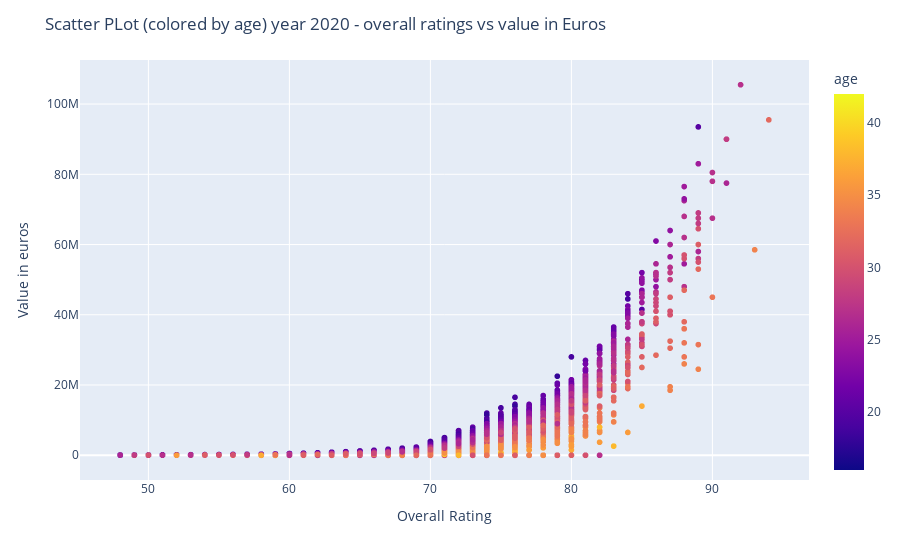

Notebook code cell kept with this figure:
### Markdown cell above
## Task 4:
## Exploratory Data Analysis

#### 1- Scatter Plot (colored by Age) year 2020 - Overall Rating vs Value in Euros

### Code cell
fig = px.scatter(df_20, x=df_20['overall'], y=df_20['value_eur'], color=df_20['age']
                 )


fig.update_layout(title='Scatter PLot (colored by age) year 2020 - overall ratings vs value in Euros',
                  xaxis_title = 'Overall Rating',
                  yaxis_title = 'Value in euros')
fig.show()

### Figure 1 — Plotly figure (JSON) as saved in the notebook; plotly's stock layout.template omitted (floating-point values rounded to 4 significant figures; data arrays with more than 128 entries replaced by an {"elided": "..."} marker saying what was removed)
{"data": [{"hovertemplate": "overall=%{x}<br>value_eur=%{y}<br>age=%{marker.color}<extra></extra>", "legendgroup": "", "marker": {"color": {"elided": "18278 int values"}, "coloraxis": "coloraxis", "symbol": "circle"}, "mode": "markers", "name": "", "showlegend": false, "type": "scattergl", "x": {"elided": "18278 int values"}, "xaxis": "x", "y": {"elided": "18278 int values"}, "yaxis": "y"}], "layout": {"autosize": true, "coloraxis": {"colorbar": {"title": {"text": "age"}}, "colorscale": [[0, "#0d0887"], [0.1111, "#46039f"], [0.2222, "#7201a8"], [0.3333, "#9c179e"], [0.4444, "#bd3786"], [0.5556, "#d8576b"], [0.6667, "#ed7953"], [0.7778, "#fb9f3a"], [0.8889, "#fdca26"], [1, "#f0f921"]]}, "legend": {"tracegroupgap": 0}, "margin": {"t": 60}, "title": {"text": "Scatter PLot (colored by age) year 2020 - overall ratings vs value in Euros"}, "xaxis": {"anchor": "y", "autorange": true, "domain": [0, 1], "range": [45.03, 96.97], "title": {"text": "Overall Rating"}, "type": "linear"}, "yaxis": {"anchor": "x", "autorange": true, "domain": [0, 1], "range": [-8169000.0, 113700000.0], "title": {"text": "Value in euros"}, "type": "linear"}}}
